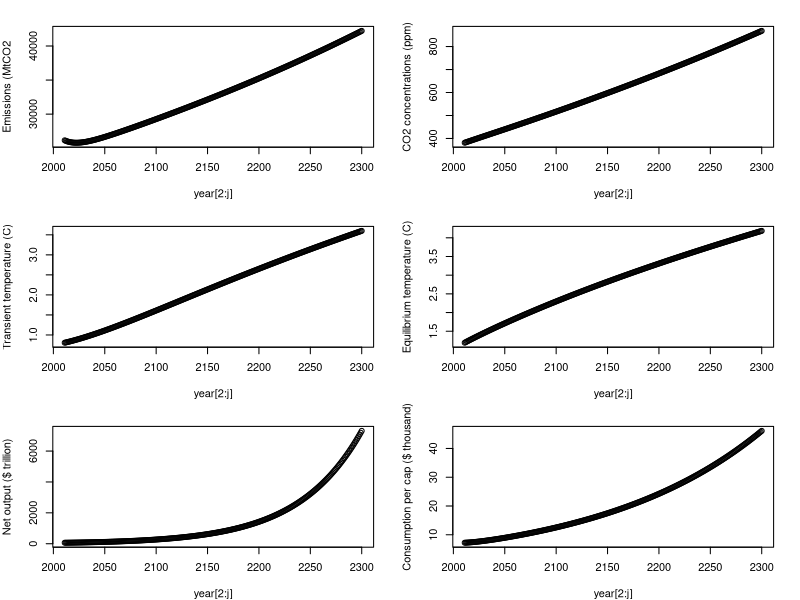
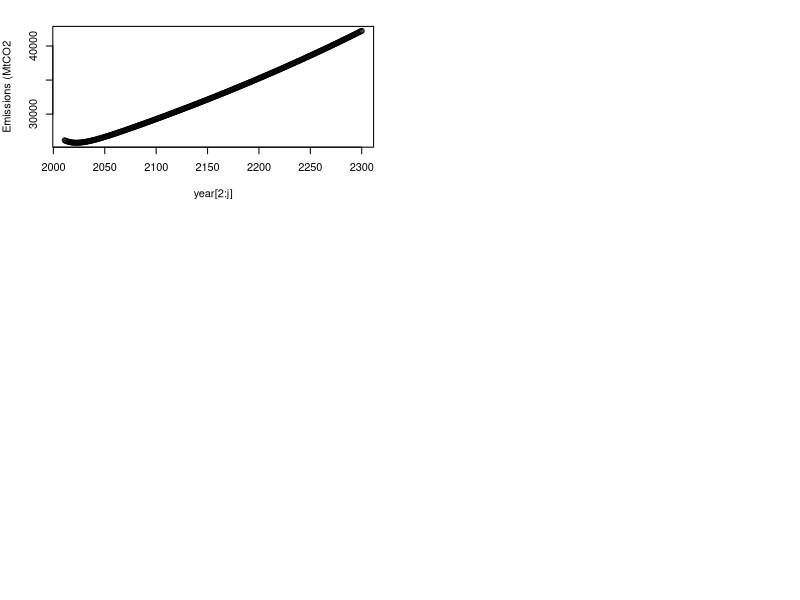
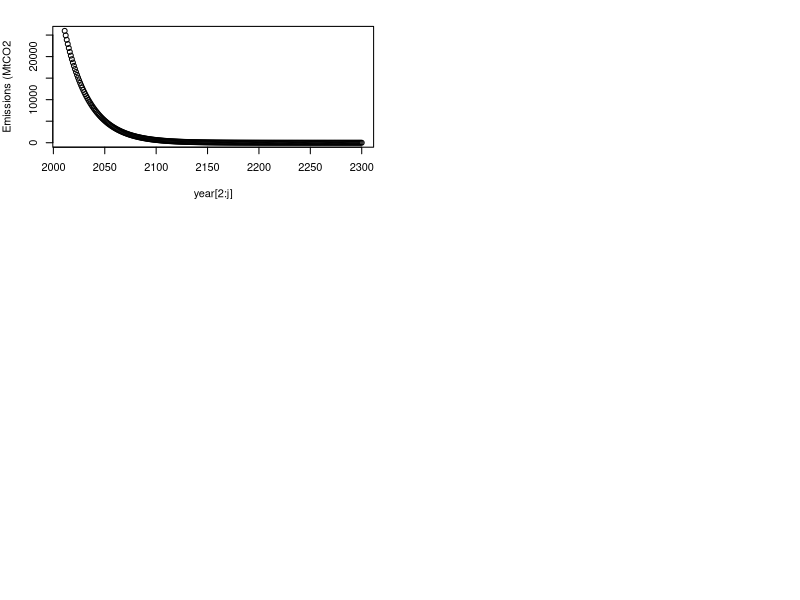
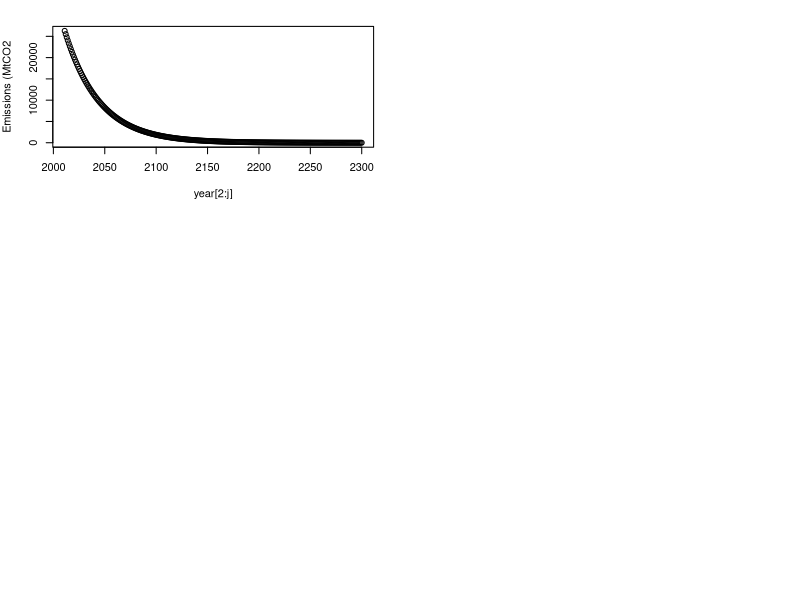
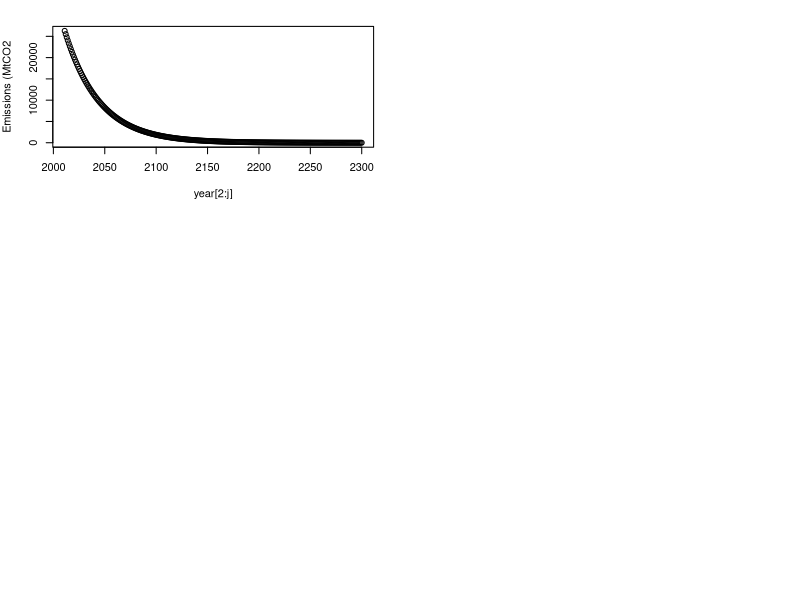
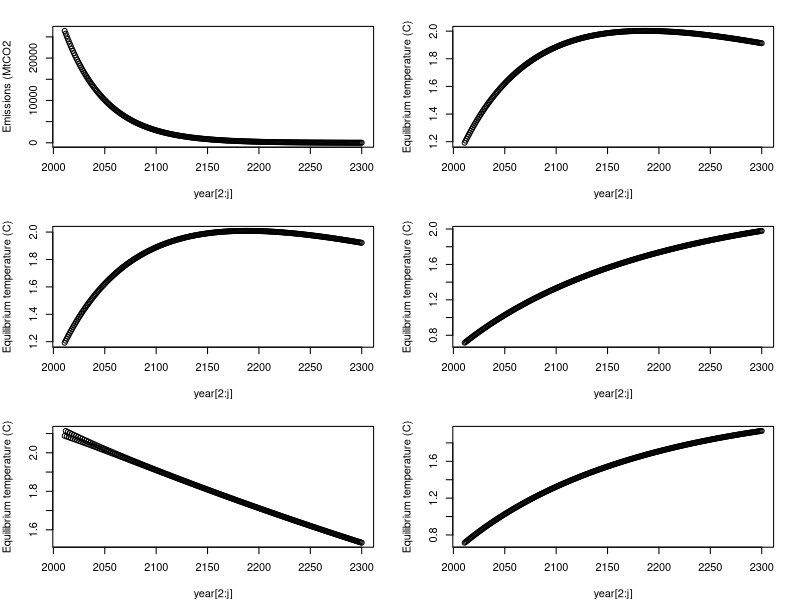
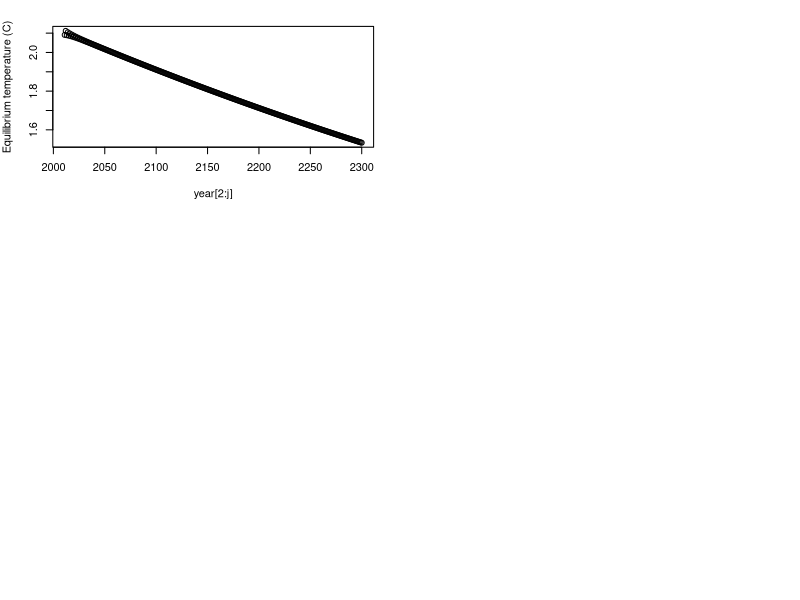

Source code (R) for these figures, in order:
## ---- chunk 1
knitr::opts_chunk$set(echo = TRUE)
## ---- chunk 2
 #set your own directory here 
    setwd('~/Documents/UCSB/W22/Econ & Policy of CC/PS1/ESM229_PS1')
    rm(list=ls()) # clears workspace
## ---- chunk 3
# Fixed Economic parameters (LEAVE THIS ALONE FOR NOW)
    p_saving<-c(.22) # output saved, default at 0.22
    p_capShare<-c(.3) # Cobb-Douglas capital share, default at 0.3
    p_capDep<-c(.1) # capital depreciation, default at 0.1
    p_TFP_g<-c(.005) # TFP growth rate, default at 0.005   
    p_damage<-c(.009) # default at 0.009

    # Variable Economic parameters (TRY DIFFERENT VALUES)
    p_emInt_g<-c(-.005) # default at -.005
    p_enInt_g<-c(-.01) # default at -.01
    p_pop_g<-c(0.01) # default at .01
    
    # Fixed climate parameters (LEAVE THIS ALONE)
    p_carDecay<-c(400) # carbon decay, default 400
    p_climDelay<-c(.015) # climate decay, default 0.015

    #Variable climate parameters (TRY DIFFERENT VALUES)
    p_climSens<-c(2.5) # climate sensitivity default 2.5
## ---- chunk 4
# years
    p_years<-c(291)

    # Economic
    ic_pop<-c(6900) # in millions
    ic_enInt<-c(5.98) # in EJ/$trill
    ic_emInt<-c(68.27) # in Mt CO2 /EJ            
    ic_K<-c(139.65) # $trill   
    ic_TFP<-c(.03)

    # Climate
    ic_preCO2<-c(275) # ppm
    ic_nowCO2<-c(380) # ppm
    ic_T<-c(0.8) # degree C above preindustrial

    # creating empty matrices for storing data
    year<-matrix(0,p_years,1)    
    pop<-matrix(0, p_years,1)
    enInt<-matrix(0, p_years,1)
    emInt<-matrix(0, p_years,1)    
    TFP<-matrix(0, p_years,1)
    Y_gross<-matrix(0, p_years,1)
    K<-matrix(0, p_years,1)
    gdppc<-matrix(0, p_years,1)
    CO2ppm<-matrix(0, p_years,1)
    em_MtCO2<-matrix(0,p_years,1)
    em_ppm<-matrix(0,p_years,1)
    Y_net<-matrix(0,p_years,1)
    C<-matrix(0,p_years,1)
    C_pc<-matrix(0,p_years,1)
    Teq<-matrix(0,p_years,1)
    climateDamage<-matrix(0,p_years,1)
## ---- chunk 5
 # initializing for first period    
    year[1]<-2010
    pop[1]<-ic_pop
    enInt[1]<-ic_enInt    
    emInt[1]<-ic_emInt
    TFP[1]<-ic_TFP

    for (j in 2:p_years) {
      year[j]<-year[j-1]+1
      pop[j]=pop[j-1]*(1+p_pop_g)
      enInt[j]=enInt[j-1]*(1+p_enInt_g)
      emInt[j]=emInt[j-1]*(1+p_emInt_g)
      TFP[j]=TFP[j-1]*(1+p_TFP_g)
    }
## ---- chunk 6
 # initializing for first period
    #Part 1: Economic model w/o climate damages
    K[1]<-ic_K
    Y_gross[1]<-TFP[1]*K[1]^p_capShare*pop[1]^(1-p_capShare)
      
    #Part 2: climate model
    #CO2 concentration
    CO2ppm[1]<-ic_nowCO2                      
    T[1]=ic_T

    #Part 3: Economic model with climate damages
    #climate damages
    climateShare<-(p_damage*T[1]^2)/(1+p_damage*T[1]^2) # damage function
    climateDamage[1]<-climateShare*Y_gross[1] #climate damages
    Y_net[1]<-Y_gross[1]-climateDamage[1] # net of damages output          
    C[1]<-Y_net[1]-p_saving*Y_net[1]
    C_pc[1]<-(C[1]/pop[1])*1000      


    # looping over rest of the years
    for (j in 2:p_years) {
      
      #Part 1: Economic model w/o climate damages     
      #Economic output 
      K[j]<-(1-p_capDep)*K[j-1]+p_saving*Y_net[j-1]  #capital accumulation
      Y_gross[j]<-TFP[j]*K[j]^p_capShare*pop[j]^(1-p_capShare) #Cobb-Douglas production function
      gdppc[j]=Y_gross[j]/pop[j]

      #emissions
      em_MtCO2[j]<-pop[j]*gdppc[j]*enInt[j]*emInt[j] #Kaya identity
      em_ppm[j]<-em_MtCO2[j]/7810 # convert to atmospheric CO2 concentrations
      
      #Part 2: climate model     
      #CO2 concentration
      CO2ppm[j]<-CO2ppm[j-1]+0.5*((em_ppm[j])- (CO2ppm[j-1]-(ic_preCO2))/(p_carDecay)) #CO2 concentration accumulation                             
    
      #Radiative forcing
      rad_CO2_Wpm2<-5.35*log(CO2ppm[j]/ic_preCO2)

      # Converting to temperature  
      Teq[j]<-rad_CO2_Wpm2*(p_climSens/(5.3*log(2))) #Equilibrium temperature
      T[j]=T[j-1]+p_climDelay*(Teq[j]-T[j-1]) #Transient temperature

      #Part 3: Economic model with climate damages
      climateShare<-(p_damage*T[j]^2)/(1+p_damage*T[j]^2) # damage function
      climateDamage[j]<-climateShare*Y_gross[j] # climate damages
      Y_net[j]<-Y_gross[j]-climateDamage[j] # output net of damages          
      C[j]<-Y_net[j]-p_saving*Y_net[j] # consumption 
      C_pc[j]<-(C[j]/pop[j])*1000 #per capita consumption     
    }
## ---- chunk 7
par(mfrow=c(3,2), mar=c(4,4,2,2))
plot(year[2:j], em_MtCO2[2:j], ylab="Emissions (MtCO2")
plot(year[2:j], CO2ppm[2:j], ylab="CO2 concentrations (ppm)")
plot(year[2:j], T[2:j], ylab="Transient temperature (C)")
plot(year[2:j], Teq[2:j], ylab="Equilibrium temperature (C)")
plot(year[2:j], Y_net[2:j], ylab="Net output ($ trillion)")
plot(year[2:j], C_pc[2:j], ylab="Consumption per cap ($ thousand)")
## ---- chunk 8
par(mfrow=c(3,2), mar=c(4,4,2,2))
plot(year[2:j], em_MtCO2[2:j], ylab="Emissions (MtCO2")
## ---- chunk 9
# Fixed Economic parameters (LEAVE THIS ALONE FOR NOW)
    p_saving<-c(.22) # output saved, default at 0.22
    p_capShare<-c(.3) # Cobb-Douglas capital share, default at 0.3
    p_capDep<-c(.1) # capital depreciation, default at 0.1
    p_TFP_g<-c(.005) # TFP growth rate, default at 0.005   
    p_damage<-c(.009) # default at 0.009

    # Variable Economic parameters (TRY DIFFERENT VALUES)
    p_emInt_g<-c(-.005) # default at -.005
    p_enInt_g<-c(-.01) # default at -.01
    p_pop_g<-c(0) # default at .01
    
    # Fixed climate parameters (LEAVE THIS ALONE)
    p_carDecay<-c(400) # carbon decay, default 400
    p_climDelay<-c(.015) # climate decay, default 0.015

    #Variable climate parameters (TRY DIFFERENT VALUES)
    p_climSens<-c(2.5) # climate sensitivity default 2.5
    
 # years
    p_years<-c(291)

    # Economic
    ic_pop<-c(6900) # in millions
    ic_enInt<-c(5.98) # in EJ/$trill
    ic_emInt<-c(68.27) # in Mt CO2 /EJ            
    ic_K<-c(139.65) # $trill   
    ic_TFP<-c(.03)

    # Climate
    ic_preCO2<-c(275) # ppm
    ic_nowCO2<-c(380) # ppm
    ic_T<-c(0.8) # degree C above preindustrial

    # creating empty matrices for storing data
    year<-matrix(0,p_years,1)    
    pop<-matrix(0, p_years,1)
    enInt<-matrix(0, p_years,1)
    emInt<-matrix(0, p_years,1)    
    TFP<-matrix(0, p_years,1)
    Y_gross<-matrix(0, p_years,1)
    K<-matrix(0, p_years,1)
    gdppc<-matrix(0, p_years,1)
    CO2ppm<-matrix(0, p_years,1)
    em_MtCO2<-matrix(0,p_years,1)
    em_ppm<-matrix(0,p_years,1)
    Y_net<-matrix(0,p_years,1)
    C<-matrix(0,p_years,1)
    C_pc<-matrix(0,p_years,1)
    Teq<-matrix(0,p_years,1)
    climateDamage<-matrix(0,p_years,1) 
    
# initializing for first period    
    year[1]<-2010
    pop[1]<-ic_pop
    enInt[1]<-ic_enInt    
    emInt[1]<-ic_emInt
    TFP[1]<-ic_TFP

    for (j in 2:p_years) {
      year[j]<-year[j-1]+1
      pop[j]=pop[j-1]*(1+p_pop_g)
      enInt[j]=enInt[j-1]*(1+p_enInt_g)
      emInt[j]=emInt[j-1]*(1+p_emInt_g)
      TFP[j]=TFP[j-1]*(1+p_TFP_g)
    }

     # initializing for first period
    #Part 1: Economic model w/o climate damages
    K[1]<-ic_K
    Y_gross[1]<-TFP[1]*K[1]^p_capShare*pop[1]^(1-p_capShare)
      
    #Part 2: climate model
    #CO2 concentration
    CO2ppm[1]<-ic_nowCO2                      
    T[1]=ic_T

    #Part 3: Economic model with climate damages
    #climate damages
    climateShare<-(p_damage*T[1]^2)/(1+p_damage*T[1]^2) # damage function
    climateDamage[1]<-climateShare*Y_gross[1] #climate damages
    Y_net[1]<-Y_gross[1]-climateDamage[1] # net of damages output          
    C[1]<-Y_net[1]-p_saving*Y_net[1]
    C_pc[1]<-(C[1]/pop[1])*1000      


    # looping over rest of the years
    for (j in 2:p_years) {
      
      #Part 1: Economic model w/o climate damages     
      #Economic output 
      K[j]<-(1-p_capDep)*K[j-1]+p_saving*Y_net[j-1]  #capital accumulation
      Y_gross[j]<-TFP[j]*K[j]^p_capShare*pop[j]^(1-p_capShare) #Cobb-Douglas production function
      gdppc[j]=Y_gross[j]/pop[j]

      #emissions
      em_MtCO2[j]<-pop[j]*gdppc[j]*enInt[j]*emInt[j] #Kaya identity
      em_ppm[j]<-em_MtCO2[j]/7810 # convert to atmospheric CO2 concentrations
      
    } 
  
## ---- chunk 10
#plot2 no pop change
par(mfrow=c(3,2), mar=c(4,4,2,2))
plot(year[2:j], em_MtCO2[2:j], ylab="Emissions (MtCO2")
## ---- chunk 11
# Fixed Economic parameters (LEAVE THIS ALONE FOR NOW)
    p_saving<-c(.22) # output saved, default at 0.22
    p_capShare<-c(.3) # Cobb-Douglas capital share, default at 0.3
    p_capDep<-c(.1) # capital depreciation, default at 0.1
    p_TFP_g<-c(.005) # TFP growth rate, default at 0.005   
    p_damage<-c(.009) # default at 0.009

    # Variable Economic parameters (TRY DIFFERENT VALUES)
    p_emInt_g<-c(0) # default at -.005
    p_enInt_g<-c(-.01) # default at -.01
    p_pop_g<-c(0.01) # default at .01
    
    # Fixed climate parameters (LEAVE THIS ALONE)
    p_carDecay<-c(400) # carbon decay, default 400
    p_climDelay<-c(.015) # climate decay, default 0.015

    #Variable climate parameters (TRY DIFFERENT VALUES)
    p_climSens<-c(2.5) # climate sensitivity default 2.5
    
 # years
    p_years<-c(291)

    # Economic
    ic_pop<-c(6900) # in millions
    ic_enInt<-c(5.98) # in EJ/$trill
    ic_emInt<-c(68.27) # in Mt CO2 /EJ            
    ic_K<-c(139.65) # $trill   
    ic_TFP<-c(.03)

    # Climate
    ic_preCO2<-c(275) # ppm
    ic_nowCO2<-c(380) # ppm
    ic_T<-c(0.8) # degree C above preindustrial

    # creating empty matrices for storing data
    year<-matrix(0,p_years,1)    
    pop<-matrix(0, p_years,1)
    enInt<-matrix(0, p_years,1)
    emInt<-matrix(0, p_years,1)    
    TFP<-matrix(0, p_years,1)
    Y_gross<-matrix(0, p_years,1)
    K<-matrix(0, p_years,1)
    gdppc<-matrix(0, p_years,1)
    CO2ppm<-matrix(0, p_years,1)
    em_MtCO2<-matrix(0,p_years,1)
    em_ppm<-matrix(0,p_years,1)
    Y_net<-matrix(0,p_years,1)
    C<-matrix(0,p_years,1)
    C_pc<-matrix(0,p_years,1)
    Teq<-matrix(0,p_years,1)
    climateDamage<-matrix(0,p_years,1) 
    
# initializing for first period    
    year[1]<-2010
    pop[1]<-ic_pop
    enInt[1]<-ic_enInt    
    emInt[1]<-ic_emInt
    TFP[1]<-ic_TFP

    for (j in 2:p_years) {
      year[j]<-year[j-1]+1
      pop[j]=pop[j-1]*(1+p_pop_g)
      enInt[j]=enInt[j-1]*(1+p_enInt_g)
      emInt[j]=emInt[j-1]*(1+p_emInt_g)
      TFP[j]=TFP[j-1]*(1+p_TFP_g)
    }

     # initializing for first period
    #Part 1: Economic model w/o climate damages
    K[1]<-ic_K
    Y_gross[1]<-TFP[1]*K[1]^p_capShare*pop[1]^(1-p_capShare)
      
    #Part 2: climate model
    #CO2 concentration
    CO2ppm[1]<-ic_nowCO2                      
    T[1]=ic_T

    #Part 3: Economic model with climate damages
    #climate damages
    climateShare<-(p_damage*T[1]^2)/(1+p_damage*T[1]^2) # damage function
    climateDamage[1]<-climateShare*Y_gross[1] #climate damages
    Y_net[1]<-Y_gross[1]-climateDamage[1] # net of damages output          
    C[1]<-Y_net[1]-p_saving*Y_net[1]
    C_pc[1]<-(C[1]/pop[1])*1000      


    # looping over rest of the years
    for (j in 2:p_years) {
      
      #Part 1: Economic model w/o climate damages     
      #Economic output 
      K[j]<-(1-p_capDep)*K[j-1]+p_saving*Y_net[j-1]  #capital accumulation
      Y_gross[j]<-TFP[j]*K[j]^p_capShare*pop[j]^(1-p_capShare) #Cobb-Douglas production function
      gdppc[j]=Y_gross[j]/pop[j]

      #emissions
      em_MtCO2[j]<-pop[j]*gdppc[j]*enInt[j]*emInt[j] #Kaya identity
      em_ppm[j]<-em_MtCO2[j]/7810 # convert to atmospheric CO2 concentrations
      
    } 
#plot3
par(mfrow=c(3,2), mar=c(4,4,2,2))
plot(year[2:j], em_MtCO2[2:j], ylab="Emissions (MtCO2")  
## ---- chunk 12
#plot3 no IntEm change
par(mfrow=c(3,2), mar=c(4,4,2,2))
plot(year[2:j], em_MtCO2[2:j], ylab="Emissions (MtCO2")
## ---- chunk 13
# Fixed Economic parameters (LEAVE THIS ALONE FOR NOW)
    p_saving<-c(.22) # output saved, default at 0.22
    p_capShare<-c(.3) # Cobb-Douglas capital share, default at 0.3
    p_capDep<-c(.1) # capital depreciation, default at 0.1
    p_TFP_g<-c(.005) # TFP growth rate, default at 0.005   
    p_damage<-c(.009) # default at 0.009

    # Variable Economic parameters (TRY DIFFERENT VALUES)
    p_emInt_g<-c(-.005) # default at -.005
    p_enInt_g<-c(0) # default at -.01
    p_pop_g<-c(0.01) # default at .01
    
    # Fixed climate parameters (LEAVE THIS ALONE)
    p_carDecay<-c(400) # carbon decay, default 400
    p_climDelay<-c(.015) # climate decay, default 0.015

    #Variable climate parameters (TRY DIFFERENT VALUES)
    p_climSens<-c(2.5) # climate sensitivity default 2.5
    
 # years
    p_years<-c(291)

    # Economic
    ic_pop<-c(6900) # in millions
    ic_enInt<-c(5.98) # in EJ/$trill
    ic_emInt<-c(68.27) # in Mt CO2 /EJ            
    ic_K<-c(139.65) # $trill   
    ic_TFP<-c(.03)

    # Climate
    ic_preCO2<-c(275) # ppm
    ic_nowCO2<-c(380) # ppm
    ic_T<-c(0.8) # degree C above preindustrial

    # creating empty matrices for storing data
    year<-matrix(0,p_years,1)    
    pop<-matrix(0, p_years,1)
    enInt<-matrix(0, p_years,1)
    emInt<-matrix(0, p_years,1)    
    TFP<-matrix(0, p_years,1)
    Y_gross<-matrix(0, p_years,1)
    K<-matrix(0, p_years,1)
    gdppc<-matrix(0, p_years,1)
    CO2ppm<-matrix(0, p_years,1)
    em_MtCO2<-matrix(0,p_years,1)
    em_ppm<-matrix(0,p_years,1)
    Y_net<-matrix(0,p_years,1)
    C<-matrix(0,p_years,1)
    C_pc<-matrix(0,p_years,1)
    Teq<-matrix(0,p_years,1)
    climateDamage<-matrix(0,p_years,1) 
    
# initializing for first period    
    year[1]<-2010
    pop[1]<-ic_pop
    enInt[1]<-ic_enInt    
    emInt[1]<-ic_emInt
    TFP[1]<-ic_TFP

    for (j in 2:p_years) {
      year[j]<-year[j-1]+1
      pop[j]=pop[j-1]*(1+p_pop_g)
      enInt[j]=enInt[j-1]*(1+p_enInt_g)
      emInt[j]=emInt[j-1]*(1+p_emInt_g)
      TFP[j]=TFP[j-1]*(1+p_TFP_g)
    }

     # initializing for first period
    #Part 1: Economic model w/o climate damages
    K[1]<-ic_K
    Y_gross[1]<-TFP[1]*K[1]^p_capShare*pop[1]^(1-p_capShare)
      
    #Part 2: climate model
    #CO2 concentration
    CO2ppm[1]<-ic_nowCO2                      
    T[1]=ic_T

    #Part 3: Economic model with climate damages
    #climate damages
    climateShare<-(p_damage*T[1]^2)/(1+p_damage*T[1]^2) # damage function
    climateDamage[1]<-climateShare*Y_gross[1] #climate damages
    Y_net[1]<-Y_gross[1]-climateDamage[1] # net of damages output          
    C[1]<-Y_net[1]-p_saving*Y_net[1]
    C_pc[1]<-(C[1]/pop[1])*1000      


    # looping over rest of the years
    for (j in 2:p_years) {
      
      #Part 1: Economic model w/o climate damages     
      #Economic output 
      K[j]<-(1-p_capDep)*K[j-1]+p_saving*Y_net[j-1]  #capital accumulation
      Y_gross[j]<-TFP[j]*K[j]^p_capShare*pop[j]^(1-p_capShare) #Cobb-Douglas production function
      gdppc[j]=Y_gross[j]/pop[j]

      #emissions
      em_MtCO2[j]<-pop[j]*gdppc[j]*enInt[j]*emInt[j] #Kaya identity
      em_ppm[j]<-em_MtCO2[j]/7810 # convert to atmospheric CO2 concentrations
      
    } 

## ---- chunk 14
#plot4 no InEn change
par(mfrow=c(3,2), mar=c(4,4,2,2))
plot(year[2:j], em_MtCO2[2:j], ylab="Emissions (MtCO2")
## ---- chunk 15
# Fixed Economic parameters (LEAVE THIS ALONE FOR NOW)
    p_saving<-c(.22) # output saved, default at 0.22
    p_capShare<-c(.3) # Cobb-Douglas capital share, default at 0.3
    p_capDep<-c(.1) # capital depreciation, default at 0.1
    p_TFP_g<-c(.005) # TFP growth rate, default at 0.005   
    p_damage<-c(.009) # default at 0.009

    # Variable Economic parameters (TRY DIFFERENT VALUES)
    p_emInt_g<-c(.019) # default at -.005
    p_enInt_g<-c(-.01) # default at -.01
    p_pop_g<-c(0.01) # default at .01
    
    # Fixed climate parameters (LEAVE THIS ALONE)
    p_carDecay<-c(400) # carbon decay, default 400
    p_climDelay<-c(.015) # climate decay, default 0.015

    #Variable climate parameters (TRY DIFFERENT VALUES)
    p_climSens<-c(2.5) # climate sensitivity default 2.5
    
# years
    p_years<-c(291)

    # Economic
    ic_pop<-c(6900) # in millions
    ic_enInt<-c(5.98) # in EJ/$trill
    ic_emInt<-c(68.27) # in Mt CO2 /EJ            
    ic_K<-c(139.65) # $trill   
    ic_TFP<-c(.03)

    # Climate
    ic_preCO2<-c(275) # ppm
    ic_nowCO2<-c(380) # ppm
    ic_T<-c(0.8) # degree C above preindustrial

    # creating empty matrices for storing data
    year<-matrix(0,p_years,1)    
    pop<-matrix(0, p_years,1)
    enInt<-matrix(0, p_years,1)
    emInt<-matrix(0, p_years,1)    
    TFP<-matrix(0, p_years,1)
    Y_gross<-matrix(0, p_years,1)
    K<-matrix(0, p_years,1)
    gdppc<-matrix(0, p_years,1)
    CO2ppm<-matrix(0, p_years,1)
    em_MtCO2<-matrix(0,p_years,1)
    em_ppm<-matrix(0,p_years,1)
    Y_net<-matrix(0,p_years,1)
    C<-matrix(0,p_years,1)
    C_pc<-matrix(0,p_years,1)
    Teq<-matrix(0,p_years,1)
    climateDamage<-matrix(0,p_years,1)
    

     # initializing for first period    
    year[1]<-2010
    pop[1]<-ic_pop
    enInt[1]<-ic_enInt    
    emInt[1]<-ic_emInt
    TFP[1]<-ic_TFP

    for (j in 2:p_years) {
      year[j]<-year[j-1]+1
      pop[j]=pop[j-1]*(1+p_pop_g)
      enInt[j]=enInt[j-1]*(1+p_enInt_g)
      emInt[j]=emInt[j-1]*(1+p_emInt_g)
      TFP[j]=TFP[j-1]*(1+p_TFP_g)
    }
    
     # initializing for first period
    #Part 1: Economic model w/o climate damages
    K[1]<-ic_K
    Y_gross[1]<-TFP[1]*K[1]^p_capShare*pop[1]^(1-p_capShare)
      
    #Part 2: climate model
    #CO2 concentration
    CO2ppm[1]<-ic_nowCO2                      
    T[1]=ic_T

    #Part 3: Economic model with climate damages
    #climate damages
    climateShare<-(p_damage*T[1]^2)/(1+p_damage*T[1]^2) # damage function
    climateDamage[1]<-climateShare*Y_gross[1] #climate damages
    Y_net[1]<-Y_gross[1]-climateDamage[1] # net of damages output          
    C[1]<-Y_net[1]-p_saving*Y_net[1]
    C_pc[1]<-(C[1]/pop[1])*1000      


    # looping over rest of the years
    for (j in 2:p_years) {
      
      #Part 1: Economic model w/o climate damages     
      #Economic output 
      K[j]<-(1-p_capDep)*K[j-1]+p_saving*Y_net[j-1]  #capital accumulation
      Y_gross[j]<-TFP[j]*K[j]^p_capShare*pop[j]^(1-p_capShare) #Cobb-Douglas production function
      gdppc[j]=Y_gross[j]/pop[j]

      #emissions
      em_MtCO2[j]<-pop[j]*gdppc[j]*enInt[j]*emInt[j] #Kaya identity
      em_ppm[j]<-em_MtCO2[j]/7810 # convert to atmospheric CO2 concentrations
      
      #Part 2: climate model     
      #CO2 concentration
      CO2ppm[j]<-CO2ppm[j-1]+0.5*((em_ppm[j])- (CO2ppm[j-1]-(ic_preCO2))/(p_carDecay)) #CO2 concentration accumulation                             
    
      #Radiative forcing
      rad_CO2_Wpm2<-5.35*log(CO2ppm[j]/ic_preCO2)

      # Converting to temperature  
      Teq[j]<-rad_CO2_Wpm2*(p_climSens/(5.3*log(2))) #Equilibrium temperature
      T[j]=T[j-1]+p_climDelay*(Teq[j]-T[j-1]) #Transient temperature
    } 
## ---- chunk 16
#plot
plot(year[2:j], Teq[2:j], ylab="Equilibrium temperature (C)")
## ---- chunk 17
# Fixed Economic parameters (LEAVE THIS ALONE FOR NOW)
    p_saving<-c(.22) # output saved, default at 0.22
    p_capShare<-c(.3) # Cobb-Douglas capital share, default at 0.3
    p_capDep<-c(.1) # capital depreciation, default at 0.1
    p_TFP_g<-c(.005) # TFP growth rate, default at 0.005   
    p_damage<-c(.009) # default at 0.009

    # Variable Economic parameters (TRY DIFFERENT VALUES)
    p_emInt_g<-c(-.005) # default at -.005
    p_enInt_g<-c(.014) # default at -.01
    p_pop_g<-c(0.01) # default at .01
    
    # Fixed climate parameters (LEAVE THIS ALONE)
    p_carDecay<-c(400) # carbon decay, default 400
    p_climDelay<-c(.015) # climate decay, default 0.015

    #Variable climate parameters (TRY DIFFERENT VALUES)
    p_climSens<-c(2.5) # climate sensitivity default 2.5
    
# years
    p_years<-c(291)

    # Economic
    ic_pop<-c(6900) # in millions
    ic_enInt<-c(5.98) # in EJ/$trill
    ic_emInt<-c(68.27) # in Mt CO2 /EJ            
    ic_K<-c(139.65) # $trill   
    ic_TFP<-c(.03)

    # Climate
    ic_preCO2<-c(275) # ppm
    ic_nowCO2<-c(380) # ppm
    ic_T<-c(0.8) # degree C above preindustrial

    # creating empty matrices for storing data
    year<-matrix(0,p_years,1)    
    pop<-matrix(0, p_years,1)
    enInt<-matrix(0, p_years,1)
    emInt<-matrix(0, p_years,1)    
    TFP<-matrix(0, p_years,1)
    Y_gross<-matrix(0, p_years,1)
    K<-matrix(0, p_years,1)
    gdppc<-matrix(0, p_years,1)
    CO2ppm<-matrix(0, p_years,1)
    em_MtCO2<-matrix(0,p_years,1)
    em_ppm<-matrix(0,p_years,1)
    Y_net<-matrix(0,p_years,1)
    C<-matrix(0,p_years,1)
    C_pc<-matrix(0,p_years,1)
    Teq<-matrix(0,p_years,1)
    climateDamage<-matrix(0,p_years,1)
    

     # initializing for first period    
    year[1]<-2010
    pop[1]<-ic_pop
    enInt[1]<-ic_enInt    
    emInt[1]<-ic_emInt
    TFP[1]<-ic_TFP

    for (j in 2:p_years) {
      year[j]<-year[j-1]+1
      pop[j]=pop[j-1]*(1+p_pop_g)
      enInt[j]=enInt[j-1]*(1+p_enInt_g)
      emInt[j]=emInt[j-1]*(1+p_emInt_g)
      TFP[j]=TFP[j-1]*(1+p_TFP_g)
    }
    
     # initializing for first period
    #Part 1: Economic model w/o climate damages
    K[1]<-ic_K
    Y_gross[1]<-TFP[1]*K[1]^p_capShare*pop[1]^(1-p_capShare)
      
    #Part 2: climate model
    #CO2 concentration
    CO2ppm[1]<-ic_nowCO2                      
    T[1]=ic_T

    #Part 3: Economic model with climate damages
    #climate damages
    climateShare<-(p_damage*T[1]^2)/(1+p_damage*T[1]^2) # damage function
    climateDamage[1]<-climateShare*Y_gross[1] #climate damages
    Y_net[1]<-Y_gross[1]-climateDamage[1] # net of damages output          
    C[1]<-Y_net[1]-p_saving*Y_net[1]
    C_pc[1]<-(C[1]/pop[1])*1000      


    # looping over rest of the years
    for (j in 2:p_years) {
      
      #Part 1: Economic model w/o climate damages     
      #Economic output 
      K[j]<-(1-p_capDep)*K[j-1]+p_saving*Y_net[j-1]  #capital accumulation
      Y_gross[j]<-TFP[j]*K[j]^p_capShare*pop[j]^(1-p_capShare) #Cobb-Douglas production function
      gdppc[j]=Y_gross[j]/pop[j]

      #emissions
      em_MtCO2[j]<-pop[j]*gdppc[j]*enInt[j]*emInt[j] #Kaya identity
      em_ppm[j]<-em_MtCO2[j]/7810 # convert to atmospheric CO2 concentrations
      
      #Part 2: climate model     
      #CO2 concentration
      CO2ppm[j]<-CO2ppm[j-1]+0.5*((em_ppm[j])- (CO2ppm[j-1]-(ic_preCO2))/(p_carDecay)) #CO2 concentration accumulation                             
    
      #Radiative forcing
      rad_CO2_Wpm2<-5.35*log(CO2ppm[j]/ic_preCO2)

      # Converting to temperature  
      Teq[j]<-rad_CO2_Wpm2*(p_climSens/(5.3*log(2))) #Equilibrium temperature
      T[j]=T[j-1]+p_climDelay*(Teq[j]-T[j-1]) #Transient temperature
    }
## ---- chunk 18
#plot
plot(year[2:j], Teq[2:j], ylab="Equilibrium temperature (C)")
## ---- chunk 19
# Fixed Economic parameters (LEAVE THIS ALONE FOR NOW)
    p_saving<-c(.22) # output saved, default at 0.22
    p_capShare<-c(.3) # Cobb-Douglas capital share, default at 0.3
    p_capDep<-c(.1) # capital depreciation, default at 0.1
    p_TFP_g<-c(.005) # TFP growth rate, default at 0.005   
    p_damage<-c(.009) # default at 0.009

    # Variable Economic parameters (TRY DIFFERENT VALUES)
    p_emInt_g<-c(.0285) # default at -.005
    p_enInt_g<-c(-.01) # default at -.01
    p_pop_g<-c(0.01) # default at .01
    
    # Fixed climate parameters (LEAVE THIS ALONE)
    p_carDecay<-c(400) # carbon decay, default 400
    p_climDelay<-c(.015) # climate decay, default 0.015

    #Variable climate parameters (TRY DIFFERENT VALUES)
    p_climSens<-c(1.5) # climate sensitivity default 2.5 LOWER
    
# years
    p_years<-c(291)

    # Economic
    ic_pop<-c(6900) # in millions
    ic_enInt<-c(5.98) # in EJ/$trill
    ic_emInt<-c(68.27) # in Mt CO2 /EJ            
    ic_K<-c(139.65) # $trill   
    ic_TFP<-c(.03)

    # Climate
    ic_preCO2<-c(275) # ppm
    ic_nowCO2<-c(380) # ppm
    ic_T<-c(0.8) # degree C above preindustrial

    # creating empty matrices for storing data
    year<-matrix(0,p_years,1)    
    pop<-matrix(0, p_years,1)
    enInt<-matrix(0, p_years,1)
    emInt<-matrix(0, p_years,1)    
    TFP<-matrix(0, p_years,1)
    Y_gross<-matrix(0, p_years,1)
    K<-matrix(0, p_years,1)
    gdppc<-matrix(0, p_years,1)
    CO2ppm<-matrix(0, p_years,1)
    em_MtCO2<-matrix(0,p_years,1)
    em_ppm<-matrix(0,p_years,1)
    Y_net<-matrix(0,p_years,1)
    C<-matrix(0,p_years,1)
    C_pc<-matrix(0,p_years,1)
    Teq<-matrix(0,p_years,1)
    climateDamage<-matrix(0,p_years,1)
    

     # initializing for first period    
    year[1]<-2010
    pop[1]<-ic_pop
    enInt[1]<-ic_enInt    
    emInt[1]<-ic_emInt
    TFP[1]<-ic_TFP

    for (j in 2:p_years) {
      year[j]<-year[j-1]+1
      pop[j]=pop[j-1]*(1+p_pop_g)
      enInt[j]=enInt[j-1]*(1+p_enInt_g)
      emInt[j]=emInt[j-1]*(1+p_emInt_g)
      TFP[j]=TFP[j-1]*(1+p_TFP_g)
    }
    
     # initializing for first period
    #Part 1: Economic model w/o climate damages
    K[1]<-ic_K
    Y_gross[1]<-TFP[1]*K[1]^p_capShare*pop[1]^(1-p_capShare)
      
    #Part 2: climate model
    #CO2 concentration
    CO2ppm[1]<-ic_nowCO2                      
    T[1]=ic_T

    #Part 3: Economic model with climate damages
    #climate damages
    climateShare<-(p_damage*T[1]^2)/(1+p_damage*T[1]^2) # damage function
    climateDamage[1]<-climateShare*Y_gross[1] #climate damages
    Y_net[1]<-Y_gross[1]-climateDamage[1] # net of damages output          
    C[1]<-Y_net[1]-p_saving*Y_net[1]
    C_pc[1]<-(C[1]/pop[1])*1000      


    # looping over rest of the years
    for (j in 2:p_years) {
      
      #Part 1: Economic model w/o climate damages     
      #Economic output 
      K[j]<-(1-p_capDep)*K[j-1]+p_saving*Y_net[j-1]  #capital accumulation
      Y_gross[j]<-TFP[j]*K[j]^p_capShare*pop[j]^(1-p_capShare) #Cobb-Douglas production function
      gdppc[j]=Y_gross[j]/pop[j]

      #emissions
      em_MtCO2[j]<-pop[j]*gdppc[j]*enInt[j]*emInt[j] #Kaya identity
      em_ppm[j]<-em_MtCO2[j]/7810 # convert to atmospheric CO2 concentrations
      
      #Part 2: climate model     
      #CO2 concentration
      CO2ppm[j]<-CO2ppm[j-1]+0.5*((em_ppm[j])- (CO2ppm[j-1]-(ic_preCO2))/(p_carDecay)) #CO2 concentration accumulation                             
    
      #Radiative forcing
      rad_CO2_Wpm2<-5.35*log(CO2ppm[j]/ic_preCO2)

      # Converting to temperature  
      Teq[j]<-rad_CO2_Wpm2*(p_climSens/(5.3*log(2))) #Equilibrium temperature
      T[j]=T[j-1]+p_climDelay*(Teq[j]-T[j-1]) #Transient temperature
    }  
## ---- chunk 20
plot(year[2:j], Teq[2:j], ylab="Equilibrium temperature (C)")
## ---- chunk 21
# Fixed Economic parameters (LEAVE THIS ALONE FOR NOW)
    p_saving<-c(.22) # output saved, default at 0.22
    p_capShare<-c(.3) # Cobb-Douglas capital share, default at 0.3
    p_capDep<-c(.1) # capital depreciation, default at 0.1
    p_TFP_g<-c(.005) # TFP growth rate, default at 0.005   
    p_damage<-c(.009) # default at 0.009

    # Variable Economic parameters (TRY DIFFERENT VALUES)
    p_emInt_g<-c(-2.0) # default at -.005
    p_enInt_g<-c(-.01) # default at -.01
    p_pop_g<-c(0.01) # default at .01
    
    # Fixed climate parameters (LEAVE THIS ALONE)
    p_carDecay<-c(400) # carbon decay, default 400
    p_climDelay<-c(.015) # climate decay, default 0.015

    #Variable climate parameters (TRY DIFFERENT VALUES)
    p_climSens<-c(4.5) # climate sensitivity default 2.5 UPPER
    
# years
    p_years<-c(291)

    # Economic
    ic_pop<-c(6900) # in millions
    ic_enInt<-c(5.98) # in EJ/$trill
    ic_emInt<-c(68.27) # in Mt CO2 /EJ            
    ic_K<-c(139.65) # $trill   
    ic_TFP<-c(.03)

    # Climate
    ic_preCO2<-c(275) # ppm
    ic_nowCO2<-c(380) # ppm
    ic_T<-c(0.8) # degree C above preindustrial

    # creating empty matrices for storing data
    year<-matrix(0,p_years,1)    
    pop<-matrix(0, p_years,1)
    enInt<-matrix(0, p_years,1)
    emInt<-matrix(0, p_years,1)    
    TFP<-matrix(0, p_years,1)
    Y_gross<-matrix(0, p_years,1)
    K<-matrix(0, p_years,1)
    gdppc<-matrix(0, p_years,1)
    CO2ppm<-matrix(0, p_years,1)
    em_MtCO2<-matrix(0,p_years,1)
    em_ppm<-matrix(0,p_years,1)
    Y_net<-matrix(0,p_years,1)
    C<-matrix(0,p_years,1)
    C_pc<-matrix(0,p_years,1)
    Teq<-matrix(0,p_years,1)
    climateDamage<-matrix(0,p_years,1)
    

     # initializing for first period    
    year[1]<-2010
    pop[1]<-ic_pop
    enInt[1]<-ic_enInt    
    emInt[1]<-ic_emInt
    TFP[1]<-ic_TFP

    for (j in 2:p_years) {
      year[j]<-year[j-1]+1
      pop[j]=pop[j-1]*(1+p_pop_g)
      enInt[j]=enInt[j-1]*(1+p_enInt_g)
      emInt[j]=emInt[j-1]*(1+p_emInt_g)
      TFP[j]=TFP[j-1]*(1+p_TFP_g)
    }
    
     # initializing for first period
    #Part 1: Economic model w/o climate damages
    K[1]<-ic_K
    Y_gross[1]<-TFP[1]*K[1]^p_capShare*pop[1]^(1-p_capShare)
      
    #Part 2: climate model
    #CO2 concentration
    CO2ppm[1]<-ic_nowCO2                      
    T[1]=ic_T

    #Part 3: Economic model with climate damages
    #climate damages
    climateShare<-(p_damage*T[1]^2)/(1+p_damage*T[1]^2) # damage function
    climateDamage[1]<-climateShare*Y_gross[1] #climate damages
    Y_net[1]<-Y_gross[1]-climateDamage[1] # net of damages output          
    C[1]<-Y_net[1]-p_saving*Y_net[1]
    C_pc[1]<-(C[1]/pop[1])*1000      


    # looping over rest of the years
    for (j in 2:p_years) {
      
      #Part 1: Economic model w/o climate damages     
      #Economic output 
      K[j]<-(1-p_capDep)*K[j-1]+p_saving*Y_net[j-1]  #capital accumulation
      Y_gross[j]<-TFP[j]*K[j]^p_capShare*pop[j]^(1-p_capShare) #Cobb-Douglas production function
      gdppc[j]=Y_gross[j]/pop[j]

      #emissions
      em_MtCO2[j]<-pop[j]*gdppc[j]*enInt[j]*emInt[j] #Kaya identity
      em_ppm[j]<-em_MtCO2[j]/7810 # convert to atmospheric CO2 concentrations
      
      #Part 2: climate model     
      #CO2 concentration
      CO2ppm[j]<-CO2ppm[j-1]+0.5*((em_ppm[j])- (CO2ppm[j-1]-(ic_preCO2))/(p_carDecay)) #CO2 concentration accumulation                             
    
      #Radiative forcing
      rad_CO2_Wpm2<-5.35*log(CO2ppm[j]/ic_preCO2)

      # Converting to temperature  
      Teq[j]<-rad_CO2_Wpm2*(p_climSens/(5.3*log(2))) #Equilibrium temperature
      T[j]=T[j-1]+p_climDelay*(Teq[j]-T[j-1]) #Transient temperature
    }  
## ---- chunk 22
plot(year[2:j], Teq[2:j], ylab="Equilibrium temperature (C)") 
## ---- chunk 23
# Fixed Economic parameters (LEAVE THIS ALONE FOR NOW)
    p_saving<-c(.22) # output saved, default at 0.22
    p_capShare<-c(.3) # Cobb-Douglas capital share, default at 0.3
    p_capDep<-c(.1) # capital depreciation, default at 0.1
    p_TFP_g<-c(.005) # TFP growth rate, default at 0.005   
    p_damage<-c(.009) # default at 0.009

    # Variable Economic parameters (TRY DIFFERENT VALUES)
    p_emInt_g<-c(-.005) # default at -.005
    p_enInt_g<-c(.023) # default at -.01
    p_pop_g<-c(0.01) # default at .01
    
    # Fixed climate parameters (LEAVE THIS ALONE)
    p_carDecay<-c(400) # carbon decay, default 400
    p_climDelay<-c(.015) # climate decay, default 0.015

    #Variable climate parameters (TRY DIFFERENT VALUES)
    p_climSens<-c(1.5) # climate sensitivity default 2.5 LOWER
    
# years
    p_years<-c(291)

    # Economic
    ic_pop<-c(6900) # in millions
    ic_enInt<-c(5.98) # in EJ/$trill
    ic_emInt<-c(68.27) # in Mt CO2 /EJ            
    ic_K<-c(139.65) # $trill   
    ic_TFP<-c(.03)

    # Climate
    ic_preCO2<-c(275) # ppm
    ic_nowCO2<-c(380) # ppm
    ic_T<-c(0.8) # degree C above preindustrial

    # creating empty matrices for storing data
    year<-matrix(0,p_years,1)    
    pop<-matrix(0, p_years,1)
    enInt<-matrix(0, p_years,1)
    emInt<-matrix(0, p_years,1)    
    TFP<-matrix(0, p_years,1)
    Y_gross<-matrix(0, p_years,1)
    K<-matrix(0, p_years,1)
    gdppc<-matrix(0, p_years,1)
    CO2ppm<-matrix(0, p_years,1)
    em_MtCO2<-matrix(0,p_years,1)
    em_ppm<-matrix(0,p_years,1)
    Y_net<-matrix(0,p_years,1)
    C<-matrix(0,p_years,1)
    C_pc<-matrix(0,p_years,1)
    Teq<-matrix(0,p_years,1)
    climateDamage<-matrix(0,p_years,1)
    

     # initializing for first period    
    year[1]<-2010
    pop[1]<-ic_pop
    enInt[1]<-ic_enInt    
    emInt[1]<-ic_emInt
    TFP[1]<-ic_TFP

    for (j in 2:p_years) {
      year[j]<-year[j-1]+1
      pop[j]=pop[j-1]*(1+p_pop_g)
      enInt[j]=enInt[j-1]*(1+p_enInt_g)
      emInt[j]=emInt[j-1]*(1+p_emInt_g)
      TFP[j]=TFP[j-1]*(1+p_TFP_g)
    }
    
     # initializing for first period
    #Part 1: Economic model w/o climate damages
    K[1]<-ic_K
    Y_gross[1]<-TFP[1]*K[1]^p_capShare*pop[1]^(1-p_capShare)
      
    #Part 2: climate model
    #CO2 concentration
    CO2ppm[1]<-ic_nowCO2                      
    T[1]=ic_T

    #Part 3: Economic model with climate damages
    #climate damages
    climateShare<-(p_damage*T[1]^2)/(1+p_damage*T[1]^2) # damage function
    climateDamage[1]<-climateShare*Y_gross[1] #climate damages
    Y_net[1]<-Y_gross[1]-climateDamage[1] # net of damages output          
    C[1]<-Y_net[1]-p_saving*Y_net[1]
    C_pc[1]<-(C[1]/pop[1])*1000      


    # looping over rest of the years
    for (j in 2:p_years) {
      
      #Part 1: Economic model w/o climate damages     
      #Economic output 
      K[j]<-(1-p_capDep)*K[j-1]+p_saving*Y_net[j-1]  #capital accumulation
      Y_gross[j]<-TFP[j]*K[j]^p_capShare*pop[j]^(1-p_capShare) #Cobb-Douglas production function
      gdppc[j]=Y_gross[j]/pop[j]

      #emissions
      em_MtCO2[j]<-pop[j]*gdppc[j]*enInt[j]*emInt[j] #Kaya identity
      em_ppm[j]<-em_MtCO2[j]/7810 # convert to atmospheric CO2 concentrations
      
      #Part 2: climate model     
      #CO2 concentration
      CO2ppm[j]<-CO2ppm[j-1]+0.5*((em_ppm[j])- (CO2ppm[j-1]-(ic_preCO2))/(p_carDecay)) #CO2 concentration accumulation                             
    
      #Radiative forcing
      rad_CO2_Wpm2<-5.35*log(CO2ppm[j]/ic_preCO2)

      # Converting to temperature  
      Teq[j]<-rad_CO2_Wpm2*(p_climSens/(5.3*log(2))) #Equilibrium temperature
      T[j]=T[j-1]+p_climDelay*(Teq[j]-T[j-1]) #Transient temperature
    }  
## ---- chunk 24
plot(year[2:j], Teq[2:j], ylab="Equilibrium temperature (C)")
## ---- chunk 25
# Fixed Economic parameters (LEAVE THIS ALONE FOR NOW)
    p_saving<-c(.22) # output saved, default at 0.22
    p_capShare<-c(.3) # Cobb-Douglas capital share, default at 0.3
    p_capDep<-c(.1) # capital depreciation, default at 0.1
    p_TFP_g<-c(.005) # TFP growth rate, default at 0.005   
    p_damage<-c(.009) # default at 0.009

    # Variable Economic parameters (TRY DIFFERENT VALUES)
    p_emInt_g<-c(-.005) # default at -.005
    p_enInt_g<-c(-1.9) # default at -.01
    p_pop_g<-c(0.01) # default at .01
    
    # Fixed climate parameters (LEAVE THIS ALONE)
    p_carDecay<-c(400) # carbon decay, default 400
    p_climDelay<-c(.015) # climate decay, default 0.015

    #Variable climate parameters (TRY DIFFERENT VALUES)
    p_climSens<-c(4.5) # climate sensitivity default 2.5 UPPER
    
# years
    p_years<-c(291)

    # Economic
    ic_pop<-c(6900) # in millions
    ic_enInt<-c(5.98) # in EJ/$trill
    ic_emInt<-c(68.27) # in Mt CO2 /EJ            
    ic_K<-c(139.65) # $trill   
    ic_TFP<-c(.03)

    # Climate
    ic_preCO2<-c(275) # ppm
    ic_nowCO2<-c(380) # ppm
    ic_T<-c(0.8) # degree C above preindustrial

    # creating empty matrices for storing data
    year<-matrix(0,p_years,1)    
    pop<-matrix(0, p_years,1)
    enInt<-matrix(0, p_years,1)
    emInt<-matrix(0, p_years,1)    
    TFP<-matrix(0, p_years,1)
    Y_gross<-matrix(0, p_years,1)
    K<-matrix(0, p_years,1)
    gdppc<-matrix(0, p_years,1)
    CO2ppm<-matrix(0, p_years,1)
    em_MtCO2<-matrix(0,p_years,1)
    em_ppm<-matrix(0,p_years,1)
    Y_net<-matrix(0,p_years,1)
    C<-matrix(0,p_years,1)
    C_pc<-matrix(0,p_years,1)
    Teq<-matrix(0,p_years,1)
    climateDamage<-matrix(0,p_years,1)
    

     # initializing for first period    
    year[1]<-2010
    pop[1]<-ic_pop
    enInt[1]<-ic_enInt    
    emInt[1]<-ic_emInt
    TFP[1]<-ic_TFP

    for (j in 2:p_years) {
      year[j]<-year[j-1]+1
      pop[j]=pop[j-1]*(1+p_pop_g)
      enInt[j]=enInt[j-1]*(1+p_enInt_g)
      emInt[j]=emInt[j-1]*(1+p_emInt_g)
      TFP[j]=TFP[j-1]*(1+p_TFP_g)
    }
    
     # initializing for first period
    #Part 1: Economic model w/o climate damages
    K[1]<-ic_K
    Y_gross[1]<-TFP[1]*K[1]^p_capShare*pop[1]^(1-p_capShare)
      
    #Part 2: climate model
    #CO2 concentration
    CO2ppm[1]<-ic_nowCO2                      
    T[1]=ic_T

    #Part 3: Economic model with climate damages
    #climate damages
    climateShare<-(p_damage*T[1]^2)/(1+p_damage*T[1]^2) # damage function
    climateDamage[1]<-climateShare*Y_gross[1] #climate damages
    Y_net[1]<-Y_gross[1]-climateDamage[1] # net of damages output          
    C[1]<-Y_net[1]-p_saving*Y_net[1]
    C_pc[1]<-(C[1]/pop[1])*1000      


    # looping over rest of the years
    for (j in 2:p_years) {
      
      #Part 1: Economic model w/o climate damages     
      #Economic output 
      K[j]<-(1-p_capDep)*K[j-1]+p_saving*Y_net[j-1]  #capital accumulation
      Y_gross[j]<-TFP[j]*K[j]^p_capShare*pop[j]^(1-p_capShare) #Cobb-Douglas production function
      gdppc[j]=Y_gross[j]/pop[j]

      #emissions
      em_MtCO2[j]<-pop[j]*gdppc[j]*enInt[j]*emInt[j] #Kaya identity
      em_ppm[j]<-em_MtCO2[j]/7810 # convert to atmospheric CO2 concentrations
      
      #Part 2: climate model     
      #CO2 concentration
      CO2ppm[j]<-CO2ppm[j-1]+0.5*((em_ppm[j])- (CO2ppm[j-1]-(ic_preCO2))/(p_carDecay)) #CO2 concentration accumulation                             
    
      #Radiative forcing
      rad_CO2_Wpm2<-5.35*log(CO2ppm[j]/ic_preCO2)

      # Converting to temperature  
      Teq[j]<-rad_CO2_Wpm2*(p_climSens/(5.3*log(2))) #Equilibrium temperature
      T[j]=T[j-1]+p_climDelay*(Teq[j]-T[j-1]) #Transient temperature
    } 
## ---- chunk 26
plot(year[2:j], Teq[2:j], ylab="Equilibrium temperature (C)")
## ---- chunk 27
# Fixed Economic parameters (LEAVE THIS ALONE FOR NOW)
    p_saving<-c(.22) # output saved, default at 0.22
    p_capShare<-c(.3) # Cobb-Douglas capital share, default at 0.3
    p_capDep<-c(.1) # capital depreciation, default at 0.1
    p_TFP_g<-c(.005) # TFP growth rate, default at 0.005   
    p_damage<-c(.009) # default at 0.009

    # Variable Economic parameters (TRY DIFFERENT VALUES)
    p_emInt_g<-c(-.005) # default at -.005
    p_enInt_g<-c(-.01) # default at -.01
    p_pop_g<-c(0.01) # default at .01
    
    # Fixed climate parameters (LEAVE THIS ALONE)
    p_carDecay<-c(400) # carbon decay, default 400
    p_climDelay<-c(.015) # climate decay, default 0.015

    #Variable climate parameters (TRY DIFFERENT VALUES)
    p_climSens<-c(2.5) # climate sensitivity default 2.5
## ---- chunk 28
# years
    p_years<-c(291)

#initial conditions
    # Economic
    ic_pop<-c(6900) # in millions
    ic_enInt<-c(5.98) # in EJ/$trill
    ic_emInt<-c(68.27) # in Mt CO2 /EJ            
    ic_K<-c(139.65) # $trill   
    ic_TFP<-c(.03)

    # Climate
    ic_preCO2<-c(275) # ppm
    ic_nowCO2<-c(380) # ppm
    ic_T<-c(0.8) # degree C above preindustrial

    # creating empty matrices for storing data
    year<-matrix(0,p_years,1)    
    pop<-matrix(0, p_years,1)
    enInt<-matrix(0, p_years,1)
    emInt<-matrix(0, p_years,1)    
    TFP<-matrix(0, p_years,1)
    Y_gross<-matrix(0, p_years,1)
    K<-matrix(0, p_years,1)
    gdppc<-matrix(0, p_years,1)
    CO2ppm<-matrix(0, p_years,1)
    em_MtCO2<-matrix(0,p_years,1)
    em_ppm<-matrix(0,p_years,1)
    Y_net<-matrix(0,p_years,1)
    C<-matrix(0,p_years,1)
    C_pc<-matrix(0,p_years,1)
    Teq<-matrix(0,p_years,1)
    climateDamage<-matrix(0,p_years,1)
    
    # initializing for first period    
    year[1]<-2010
    pop[1]<-ic_pop
    enInt[1]<-ic_enInt    
    emInt[1]<-ic_emInt
    TFP[1]<-ic_TFP

    for (j in 2:p_years) {
      year[j]<-year[j-1]+1
      pop[j]=pop[j-1]*(1+p_pop_g)
      enInt[j]=enInt[j-1]*(1+p_enInt_g)
      emInt[j]=emInt[j-1]*(1+p_emInt_g)
      TFP[j]=TFP[j-1]*(1+p_TFP_g)
    }
      
       # initializing for first period (BAU)
    #Part 1: Economic model w/o climate damages
    K[1]<-ic_K
    Y_gross[1]<-TFP[1]*K[1]^p_capShare*pop[1]^(1-p_capShare)
      
    #Part 2: climate model
    #CO2 concentration
    CO2ppm[1]<-ic_nowCO2                      
    T[1]=ic_T

    #Part 3: Economic model with climate damages
    #climate damages
    climateShare<-(p_damage*T[1]^2)/(1+p_damage*T[1]^2) # damage function
    climateDamage[1]<-climateShare*Y_gross[1] #climate damages
    Y_net[1]<-Y_gross[1]-climateDamage[1] # net of damages output          
    C[1]<-Y_net[1]-p_saving*Y_net[1]
    C_pc[1]<-(C[1]/pop[1])*1000      


    # looping over rest of the years
    for (j in 2:p_years) {
      
      #Part 1: Economic model w/o climate damages     
      #Economic output 
      K[j]<-(1-p_capDep)*K[j-1]+p_saving*Y_net[j-1]  #capital accumulation
      Y_gross[j]<-TFP[j]*K[j]^p_capShare*pop[j]^(1-p_capShare) #Cobb-Douglas production function
      gdppc[j]=Y_gross[j]/pop[j]

      #emissions
      em_MtCO2[j]<-pop[j]*gdppc[j]*enInt[j]*emInt[j] #Kaya identity
      em_ppm[j]<-em_MtCO2[j]/7810 # convert to atmospheric CO2 concentrations
      
      #Part 2: climate model     
      #CO2 concentration
      CO2ppm[j]<-CO2ppm[j-1]+0.5*((em_ppm[j])- (CO2ppm[j-1]-(ic_preCO2))/(p_carDecay)) #CO2 concentration accumulation                             
    
      #Radiative forcing
      rad_CO2_Wpm2<-5.35*log(CO2ppm[j]/ic_preCO2)

      # Converting to temperature  
      Teq[j]<-rad_CO2_Wpm2*(p_climSens/(5.3*log(2))) #Equilibrium temperature
      T[j]=T[j-1]+p_climDelay*(Teq[j]-T[j-1]) #Transient temperature

      #Part 3: Economic model with climate damages
      climateShare<-(p_damage*T[j]^2)/(1+p_damage*T[j]^2) # damage function
      climateDamage[j]<-climateShare*Y_gross[j] # climate damages
      Y_net[j]<-Y_gross[j]-climateDamage[j] # output net of damages          
      C[j]<-Y_net[j]-p_saving*Y_net[j] # consumption 
      C_pc[j]<-(C[j]/pop[j])*1000 #per capita consumption     
    }
    
   bau_damages <- as.data.frame(climateDamage) #save bau annual damages as a vector
   write.csv(bau_damages,"BAU.csv", row.names = FALSE)
## ---- chunk 29
# years
    p_years<-c(291)

    # Economic
    ic_pop<-c(6900) # in millions
    ic_enInt<-c(5.98) # in EJ/$trill
    ic_emInt<-c(68.27) # in Mt CO2 /EJ
    
    ic_K<-c(139.65) # $trill   
    ic_TFP<-c(.03)

    # Climate
    ic_preCO2<-c(275) # ppm
    ic_nowCO2<-c(380) # ppm
    ic_T<-c(0.8) # degree C above preindustrial

    # creating empty matrices for storing data
    year<-matrix(0,p_years,1)    
    pop<-matrix(0, p_years,1)
    enInt<-matrix(0, p_years,1)
    emInt<-matrix(0, p_years,1)    
    TFP<-matrix(0, p_years,1)
    Y_gross<-matrix(0, p_years,1)
    K<-matrix(0, p_years,1)
    gdppc<-matrix(0, p_years,1)
    CO2ppm<-matrix(0, p_years,1)
    em_MtCO2<-matrix(0,p_years,1)
    em_ppm<-matrix(0,p_years,1)
    Y_net<-matrix(0,p_years,1)
    C<-matrix(0,p_years,1)
    C_pc<-matrix(0,p_years,1)
    Teq<-matrix(0,p_years,1)
    climateDamage<-matrix(0,p_years,1) 
    extra_em<-matrix(0,p_years,1)
  

# initializing for first period    
    year[1]<-2010
    pop[1]<-ic_pop
    enInt[1]<-ic_enInt    
    emInt[1]<-ic_emInt
    TFP[1]<-ic_TFP
    
    for (j in 2:p_years) {
      year[j]<-year[j-1]+1
      pop[j]=pop[j-1]*(1+p_pop_g)
      enInt[j]=enInt[j-1]*(1+p_enInt_g)
      emInt[j]=emInt[j-1]*(1+p_emInt_g)
      TFP[j]=TFP[j-1]*(1+p_TFP_g)
    }
      
       # initializing for first period
    #Part 1: Economic model w/o climate damages
    K[1]<-ic_K
    Y_gross[1]<-TFP[1]*K[1]^p_capShare*pop[1]^(1-p_capShare)
      
    #Part 2: climate model
    #CO2 concentration
    CO2ppm[1]<-ic_nowCO2                      
    T[1]=ic_T

    #Part 3: Economic model with climate damages
    #climate damages
    climateShare<-(p_damage*T[1]^2)/(1+p_damage*T[1]^2) # damage function
    climateDamage[1]<-climateShare*Y_gross[1] #climate damages
    Y_net[1]<-Y_gross[1]-climateDamage[1] # net of damages output          
    C[1]<-Y_net[1]-p_saving*Y_net[1]
    C_pc[1]<-(C[1]/pop[1])*1000      


    # looping over rest of the years
    for (j in 2:p_years) {
      
      #Part 1: Economic model w/o climate damages     
      #Economic output 
      K[j]<-(1-p_capDep)*K[j-1]+p_saving*Y_net[j-1]  #capital accumulation
      Y_gross[j]<-TFP[j]*K[j]^p_capShare*pop[j]^(1-p_capShare) #Cobb-Douglas production function
      gdppc[j]=Y_gross[j]/pop[j]

      #emissions
      em_MtCO2[j]<-pop[j]*gdppc[j]*enInt[j]*emInt[j]+extra_em[j] #Kaya identity
      em_MtCO2[2]<-pop[j]*gdppc[j]*enInt[j]*emInt[j]+.000001 # add the bump from 2011
      em_ppm[j]<-em_MtCO2[j]/7810 # convert to atmospheric CO2 concentrations
      
      #Part 2: climate model     
      #CO2 concentration
      CO2ppm[j]<-CO2ppm[j-1]+0.5*((em_ppm[j])- (CO2ppm[j-1]-(ic_preCO2))/(p_carDecay)) #CO2 concentration accumulation                             
    
      #Radiative forcing
      rad_CO2_Wpm2<-5.35*log(CO2ppm[j]/ic_preCO2)

      # Converting to temperature  
      Teq[j]<-rad_CO2_Wpm2*(p_climSens/(5.3*log(2))) #Equilibrium temperature
      T[j]=T[j-1]+p_climDelay*(Teq[j]-T[j-1]) #Transient temperature

      #Part 3: Economic model with climate damages
      climateShare<-(p_damage*T[j]^2)/(1+p_damage*T[j]^2) # damage function
      climateDamage[j]<-climateShare*Y_gross[j] # climate damages
      Y_net[j]<-Y_gross[j]-climateDamage[j] # output net of damages          
      C[j]<-Y_net[j]-p_saving*Y_net[j] # consumption 
      C_pc[j]<-(C[j]/pop[j])*1000 #per capita consumption     
    }
    
   marginal_damages <- as.data.frame(climateDamage) #save extra damages as a vector 
   write.csv(marginal_damages,"marginal.csv", row.names = FALSE)
  
